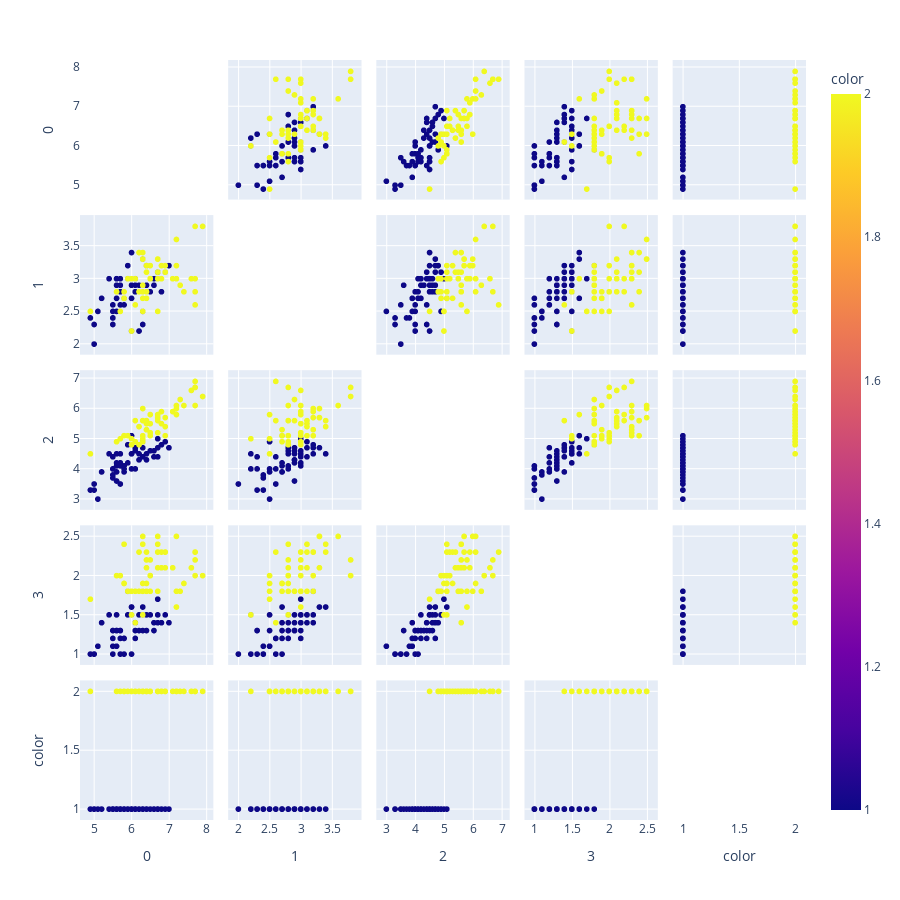

The code cell stored with this chart in its notebook:
### Markdown cell above
### Visualizing input data

### Code cell
fig = px.scatter_matrix(X, color = y.ravel(), height= 900)
fig.update_traces(diagonal_visible=False)

### Figure 1 — Plotly figure (JSON) as saved in the notebook; plotly's stock layout.template omitted (floating-point values rounded to 4 significant figures)
{"data": [{"diagonal": {"visible": false}, "dimensions": [{"axis": {"matches": true}, "label": "0", "values": [7, 6.4, 6.9, 5.5, 6.5, 5.7, 6.3, 4.9, 6.6, 5.2, 5, 5.9, 6, 6.1, 5.6, 6.7, 5.6, 5.8, 6.2, 5.6, 5.9, 6.1, 6.3, 6.1, 6.4, 6.6, 6.8, 6.7, 6, 5.7, 5.5, 5.5, 5.8, 6, 5.4, 6, 6.7, 6.3, 5.6, 5.5, 5.5, 6.1, 5.8, 5, 5.6, 5.7, 5.7, 6.2, 5.1, 5.7, 6.3, 5.8, 7.1, 6.3, 6.5, 7.6, 4.9, 7.3, 6.7, 7.2, 6.5, 6.4, 6.8, 5.7, 5.8, 6.4, 6.5, 7.7, 7.7, 6, 6.9, 5.6, 7.7, 6.3, 6.7, 7.2, 6.2, 6.1, 6.4, 7.2, 7.4, 7.9, 6.4, 6.3, 6.1, 7.7, 6.3, 6.4, 6, 6.9, 6.7, 6.9, 5.8, 6.8, 6.7, 6.7, 6.3, 6.5, 6.2, 5.9]}, {"axis": {"matches": true}, "label": "1", "values": [3.2, 3.2, 3.1, 2.3, 2.8, 2.8, 3.3, 2.4, 2.9, 2.7, 2, 3, 2.2, 2.9, 2.9, 3.1, 3, 2.7, 2.2, 2.5, 3.2, 2.8, 2.5, 2.8, 2.9, 3, 2.8, 3, 2.9, 2.6, 2.4, 2.4, 2.7, 2.7, 3, 3.4, 3.1, 2.3, 3, 2.5, 2.6, 3, 2.6, 2.3, 2.7, 3, 2.9, 2.9, 2.5, 2.8, 3.3, 2.7, 3, 2.9, 3, 3, 2.5, 2.9, 2.5, 3.6, 3.2, 2.7, 3, 2.5, 2.8, 3.2, 3, 3.8, 2.6, 2.2, 3.2, 2.8, 2.8, 2.7, 3.3, 3.2, 2.8, 3, 2.8, 3, 2.8, 3.8, 2.8, 2.8, 2.6, 3, 3.4, 3.1, 3, 3.1, 3.1, 3.1, 2.7, 3.2, 3.3, 3, 2.5, 3, 3.4, 3]}, {"axis": {"matches": true}, "label": "2", "values": [4.7, 4.5, 4.9, 4, 4.6, 4.5, 4.7, 3.3, 4.6, 3.9, 3.5, 4.2, 4, 4.7, 3.6, 4.4, 4.5, 4.1, 4.5, 3.9, 4.8, 4, 4.9, 4.7, 4.3, 4.4, 4.8, 5, 4.5, 3.5, 3.8, 3.7, 3.9, 5.1, 4.5, 4.5, 4.7, 4.4, 4.1, 4, 4.4, 4.6, 4, 3.3, 4.2, 4.2, 4.2, 4.3, 3, 4.1, 6, 5.1, 5.9, 5.6, 5.8, 6.6, 4.5, 6.3, 5.8, 6.1, 5.1, 5.3, 5.5, 5, 5.1, 5.3, 5.5, 6.7, 6.9, 5, 5.7, 4.9, 6.7, 4.9, 5.7, 6, 4.8, 4.9, 5.6, 5.8, 6.1, 6.4, 5.6, 5.1, 5.6, 6.1, 5.6, 5.5, 4.8, 5.4, 5.6, 5.1, 5.1, 5.9, 5.7, 5.2, 5, 5.2, 5.4, 5.1]}, {"axis": {"matches": true}, "label": "3", "values": [1.4, 1.5, 1.5, 1.3, 1.5, 1.3, 1.6, 1, 1.3, 1.4, 1, 1.5, 1, 1.4, 1.3, 1.4, 1.5, 1, 1.5, 1.1, 1.8, 1.3, 1.5, 1.2, 1.3, 1.4, 1.4, 1.7, 1.5, 1, 1.1, 1, 1.2, 1.6, 1.5, 1.6, 1.5, 1.3, 1.3, 1.3, 1.2, 1.4, 1.2, 1, 1.3, 1.2, 1.3, 1.3, 1.1, 1.3, 2.5, 1.9, 2.1, 1.8, 2.2, 2.1, 1.7, 1.8, 1.8, 2.5, 2, 1.9, 2.1, 2, 2.4, 2.3, 1.8, 2.2, 2.3, 1.5, 2.3, 2, 2, 1.8, 2.1, 1.8, 1.8, 1.8, 2.1, 1.6, 1.9, 2, 2.2, 1.5, 1.4, 2.3, 2.4, 1.8, 1.8, 2.1, 2.4, 2.3, 1.9, 2.3, 2.5, 2.3, 1.9, 2, 2.3, 1.8]}, {"axis": {"matches": true}, "label": "color", "values": [1, 1, 1, 1, 1, 1, 1, 1, 1, 1, 1, 1, 1, 1, 1, 1, 1, 1, 1, 1, 1, 1, 1, 1, 1, 1, 1, 1, 1, 1, 1, 1, 1, 1, 1, 1, 1, 1, 1, 1, 1, 1, 1, 1, 1, 1, 1, 1, 1, 1, 2, 2, 2, 2, 2, 2, 2, 2, 2, 2, 2, 2, 2, 2, 2, 2, 2, 2, 2, 2, 2, 2, 2, 2, 2, 2, 2, 2, 2, 2, 2, 2, 2, 2, 2, 2, 2, 2, 2, 2, 2, 2, 2, 2, 2, 2, 2, 2, 2, 2]}], "hovertemplate": "%{xaxis.title.text}=%{x}<br>%{yaxis.title.text}=%{y}<br>color=%{marker.color}<extra></extra>", "legendgroup": "", "marker": {"color": [1, 1, 1, 1, 1, 1, 1, 1, 1, 1, 1, 1, 1, 1, 1, 1, 1, 1, 1, 1, 1, 1, 1, 1, 1, 1, 1, 1, 1, 1, 1, 1, 1, 1, 1, 1, 1, 1, 1, 1, 1, 1, 1, 1, 1, 1, 1, 1, 1, 1, 2, 2, 2, 2, 2, 2, 2, 2, 2, 2, 2, 2, 2, 2, 2, 2, 2, 2, 2, 2, 2, 2, 2, 2, 2, 2, 2, 2, 2, 2, 2, 2, 2, 2, 2, 2, 2, 2, 2, 2, 2, 2, 2, 2, 2, 2, 2, 2, 2, 2], "coloraxis": "coloraxis", "symbol": "circle"}, "name": "", "showlegend": false, "type": "splom"}], "layout": {"coloraxis": {"colorbar": {"title": {"text": "color"}}, "colorscale": [[0, "#0d0887"], [0.1111, "#46039f"], [0.2222, "#7201a8"], [0.3333, "#9c179e"], [0.4444, "#bd3786"], [0.5556, "#d8576b"], [0.6667, "#ed7953"], [0.7778, "#fb9f3a"], [0.8889, "#fdca26"], [1, "#f0f921"]]}, "dragmode": "select", "height": 900, "legend": {"tracegroupgap": 0}, "margin": {"t": 60}}}
